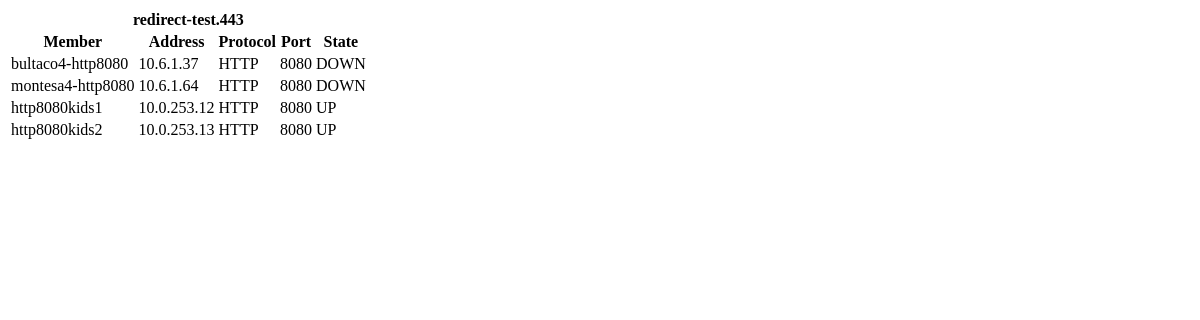
The app's page /vip/45/members, older data.
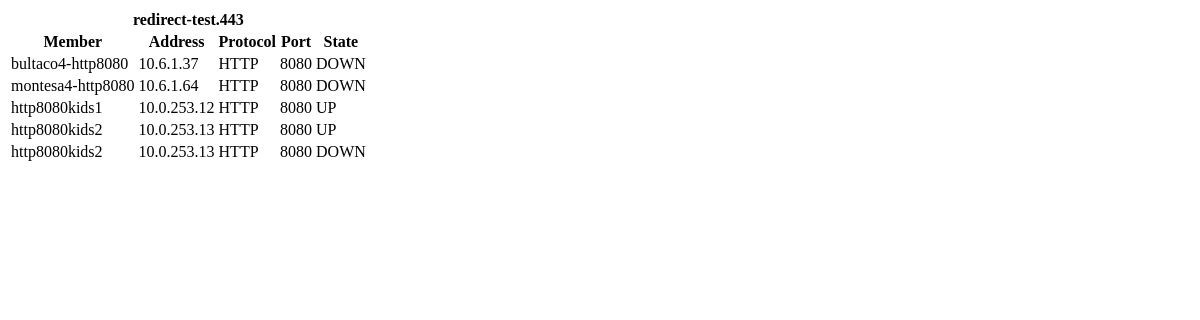
The same page, newer data.
### vips/models.py (models this page shows, shortened)
class Member(models.Model):
    label = models.CharField(max_length=32)
    address = models.GenericIPAddressField()
    port = models.IntegerField()
    protocol = models.CharField(max_length=16)
    state = models.CharField(max_length=16)
    vip = models.ForeignKey(Vip, related_name='members')
    update = models.DateTimeField(auto_now=True)
    objects = MemberManager()

class Vip(models.Model):
    label = models.CharField(max_length=32)
    address = models.GenericIPAddressField()
    port = models.IntegerField()
    state = models.CharField(max_length=16)
    effective_state = models.CharField(max_length=16)
    device = models.ForeignKey(Device, related_name='vips', default=None, null=True)
    updated = models.DateTimeField(auto_now=True)
    objects = VipManager()

### vips/views.py (the view)
class MemberView(ListView):
    template_name = 'vips/memberlist.html'
    model = Member
    context_object_name = 'members'
    def get_queryset(self):
        return self.model.objects.filter(vip__id=self.kwargs['pk'])

### vips/templates/vips/memberlist.html
<table class="tabl table-bordered table-condensed">
    <thead>
        <tr>
            <th colspan="5">{{ members.first.vip.label }}</th>
        </tr>
        <tr>
            <th>Member</th>
            <th>Address</th>
            <th>Protocol</th>
            <th>Port</th>
            <th>State</th>
        </tr>
    </thead>
    <tbody>
        {% if members %}
        {% for member in members %}
            <tr>
                <td>{{ member.label }}</td>
                <td>{{ member.address }}</td>
                <td>{{ member.protocol }}</td>
                <td>{{ member.port }}</td>
                {% if member.state == 'DOWN' %}
                    <td><span class='label label-danger'>{{ member.state }}</span></td>
                {% elif member.state == 'UP' %}
                    <td><span class='label label-success'>{{ member.state }}</span></td>
                {% else %}
                    <td><span class='label label-default'>{{ member.state }}</span></td>
                {% endif %}
            </tr>
        {% endfor %}
        {% else %}
        <tr>
            <td colspan="5"><h3>There are no members in this Vip</h3></td>
        </tr>
        {% endif %}
    </tbody>
</table>

Row changes from the older to the newer data that the page shows:
added Member: label "http8080kids2", address "10.0.253.13", protocol "HTTP", port "8080", state "DOWN"
